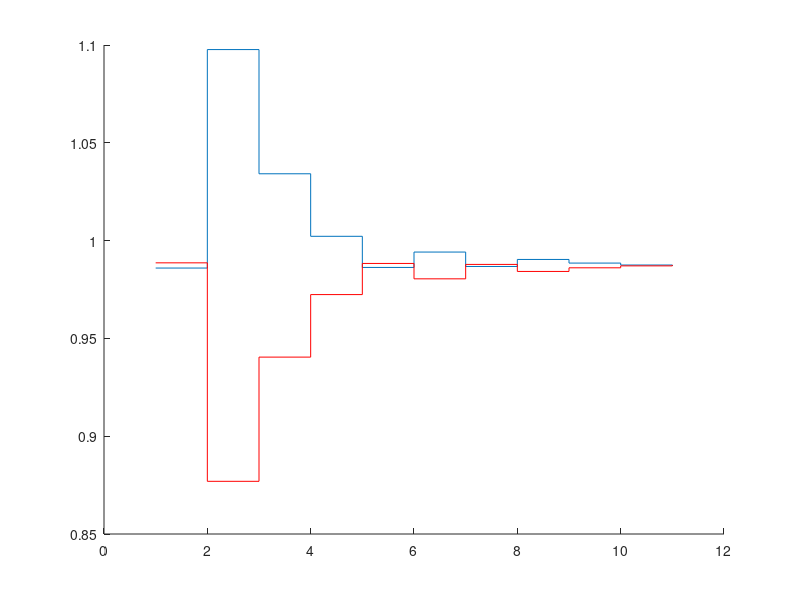

This chart was generated by the following MATLAB code:
%clear all;
%close all;
% normrnd('seed', 3)
clear dout;
%vin=0.52204;
vin=0.5234;
vrefp=1.25;
vrefn=0.75;
vcm=1;
v0=1;
C_unit=1; %pF
bit=11;
lsb=5;
msb=bit-lsb;
number_c=2^msb+2^lsb;
figure;
hold on;

    
    cp = [1.0000    2.0000    3.875    7.7500   14.8750   16.2500   32.0000 64.3750  128.3750  256.3750  481.7500];
    cp = [1 2 4 7.7500   14.8750  1.8824*8 1.8824*16 1.8824*32 1.8824*64 1.8824*128 1.8824*256]
    cp = [  1    2    3.75   7.6250   14.8750   16.2500   32.1250 64.5000  128.1250  256.1250  481.5]
    cn = cp;
    ctot_p=sum(cp)+1;
    ctot_n = ctot_p;
for vin = 1.0254
    %vx(1)=vcm-vin+cp(bit)/ctot_p*vrefn+(ctot_p-cp(bit))/ctot_p*vrefp;
 
    %vy(1)=vcm-v0+cn(bit)/ctot_n*vrefp+(ctot_n-cn(bit))/ctot_n*vrefn;
    vx(1)=vcm-vin+cp(bit)/ctot_p*vrefn+(ctot_p-cp(bit))/ctot_p*vrefp;
    vy(1)=vcm-v0+cn(bit)/ctot_n*vrefp+(ctot_n-cn(bit))/ctot_n*vrefn;

    for i=1:bit;
        if vx(i)>=vy(i);
            dout(i)=0;
            if i<bit;
                vx(i+1)=vx(i)-cp(bit-i)/ctot_p*vrefp+cp(bit-i)/ctot_p*vrefn;
                vy(i+1)=vy(i)-cn(bit-i)/ctot_n*vrefn+cn(bit-i)/ctot_n*vrefp;
                
            end
        else
            dout(i)=1;
            if i<bit;
                vx(i+1)=vx(i)+(cp(bit-i+1)-cp(bit-i))/ctot_p*vrefp-(cp(bit-i+1)-cp(bit-i))/ctot_p*vrefn;
                vy(i+1)=vy(i)+(cn(bit-i+1)-cn(bit-i))/ctot_n*vrefn-(cn(bit-i+1)-cn(bit-i))/ctot_n*vrefp;
            end
        end
     %    d(k)=d(k)+2^(bit-i)*(1-dout(i));
    end
    d = bi2de(fliplr(dout));
   % plot(vin,d);
end
stairs(1:length(vx),vx);
hold on;
stairs(1:length(vy),vy,'r');
 

  

    

    
